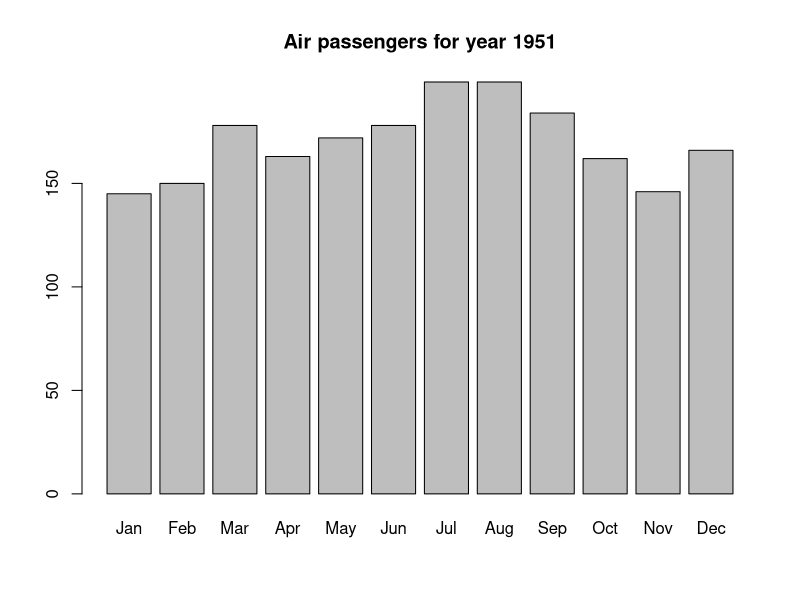

Write R code to recreate this figure.
## ---- chunk 1
knitr::opts_chunk$set(echo = FALSE)
## ---- chunk 2
year <- 1951
df <- data.frame(AirPassengers, year = trunc(time(AirPassengers)), 
   month = month.abb[cycle(AirPassengers)])
selected <- df[df$year==year,c(3,1)]
plot_title <- paste('Air passengers for year',year )
barplot(height = as.vector(selected$AirPassengers), 
        names.arg = selected$month,  main = plot_title)
